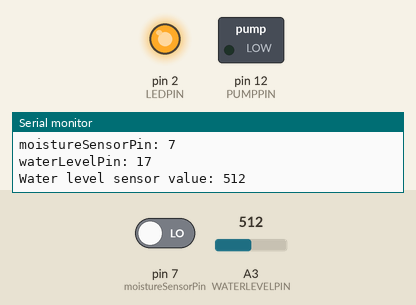
This sketch was run on a simulated Arduino Nano, built with avr-gcc and run on an emulated ATmega328P. Parts: switched loads named in the sketch (green lamp = pin HIGH), output pins drawn as LEDs (lit = HIGH), the last lines printed to the serial monitor. Dashed ring = blinking. The test bench sets the inputs (shaded band); at power-on: pin 7 (moistureSensorPin) LOW, A3 (WATERLEVELPIN) = 512.

Above: at 6.2 s.
6.3 s: pin 7 (moistureSensorPin) driven HIGH
At 7.05 s:
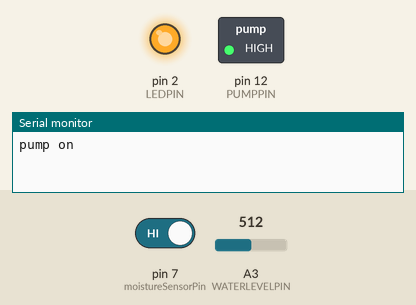
11.7 s: pin 7 (moistureSensorPin) driven LOW
At 12.5 s:
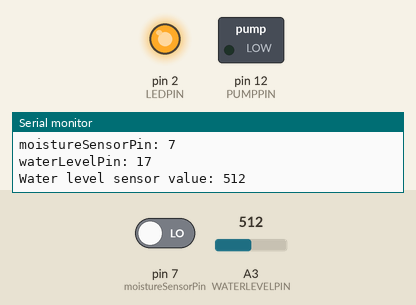
14.3 s: A3 (WATERLEVELPIN) set to 397
16.9 s: A3 (WATERLEVELPIN) set to 366
At 19.2 s:
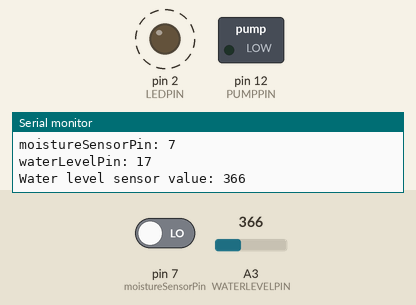
Timing chart, 0 to 24.1 s (numbered marks = the images above; inputs shaded):
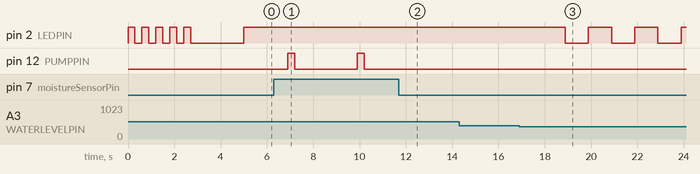

Measured:
- the behaviour switches between 380 and 379 on A3 (WATERLEVELPIN) (found by bisection; images 2 and 3)
- after the input at 6.3 s, pin 12 (PUMPPIN): alternates HIGH for 0.31 s and LOW for 2.7 s, starting after 0.59 s
- after the input at 11.7 s, pin 12 (PUMPPIN): stays LOW (without the input it goes to HIGH after 1.2 s)
- after the input at 16.9 s, pin 2 (LEDPIN): alternates HIGH for 1.0 s and LOW for 1.0 s, starting after 2.0 s

The sketch:

SmartPlant-V1-1.ino
```cpp
/*
 *   Smart Plant Pot by Lewis at DIY Machines
 *
 *   Find the build instructions and CAD data here: https://youtu.be/T_tpKoNCVYw
 *   My Youtube channel: www.youtube.com/c/diymachines
 *
 *   List of items used in this project and where to find them (the links are Amazon affiliate links and help support this channel at no cost to you):

■ Arduino Nano: https://geni.us/ArduinoNanoV3
■ Mini submersible pump: https://geni.us/MiniPump
■ 5mm tubing: https://geni.us/5mmTubing
■ Transistor: https://geni.us/2npn2222
■ Resistors (1k and 4.7k): https://geni.us/Ufa2s
■ Wire: https://geni.us/22AWGWire
■ 3mm LED: https://geni.us/LEDs
■ Water level sensor: https://geni.us/WaterLevelSensor
■ Nuts and Bolts: http://geni.us/NutsAndBolts
■ Soil moisture sensor: https://geni.us/MoistureSensor
■ Half Perma-proto board: https://geni.us/HalfPermaProto
■ PLA Filament: https://geni.us/PLAFilament

■ Battery powered glue gun: http://geni.us/BoschBatteryGlueGun
■ Battery powered soldering iron: http://bit.ly/SealeySDL6

*/
#define DEBUG
// Teensy
#if defined (CORE_TEENSY) // Teensy 3.0
#define LEDPIN 14
#define PUMPPIN 12
#define WATERLEVELPIN 6
#define MOISTURE 23
// Arduino
#else
#define LEDPIN 2
#define PUMPPIN 12
#define WATERLEVELPIN A3
#define MOISTURE 7
#endif


// These constants won't change. They're used to give names to the pins used:
const int ledPin = LEDPIN; // Digital output pin that the LED is attached to
const int pumpPin = PUMPPIN; // Digital output pin that the water pump is attached to
const int waterLevelPin = WATERLEVELPIN; // Analoge pin water level sensor is connected to
const int moistureSensorPin = MOISTURE ; // Digital input pin used to check the moisture level of the soil


// These are the values to edit - see the instructional video to find out what needs adjusting and why:

double checkInterval = 1800;                                      //time to wait before checking the soil moisture level - default it to an hour = 1800000
int waterLevelThreshold = 380;                                    // threshold at which we flash the LED to warn you of a low water level in the pump tank - set this as per the video explains
int emptyReservoirTimer = 90;                                     // how long the LED will flash to tell us the water tank needs topping up - default it to 900 = 30mins
int amountToPump = 300;                                           // how long the pump should pump water for when the plant needs it

// Global temp values

int sensorWaterLevelValue = 0;                                      // somewhere to store the value read from the waterlevel sensor
int moistureSensorValue = 0;                                       //somewhere to store the value read from the soil moisture sensor

void setup() {
  // put your setup code here, to run once:
    Serial.begin(9600);
    Serial.println("SmartPlant-V1.1:");
    pinMode(ledPin, OUTPUT);
    pinMode(pumpPin, OUTPUT);
    pinMode(moistureSensorPin, INPUT);

                                                                  //flash the LED five times to confirm power on and operation of code:
     for (int i=0; i <= 4; i++){
        digitalWrite(ledPin, HIGH);
        delay(300);
        digitalWrite(ledPin, LOW);
        delay(300);
      }
      delay(2000);

    digitalWrite(ledPin, HIGH);                                   // turn the LED on
}

void loop() {
  // put your main code here, to run repeatedly:

#if defined (DEBUG)
  #if defined (CORE_TEENSY)
  Serial.println("Teensy mode");
  #endif
  #if defined (ARDUINO)
  Serial.println("Arduino mode");
  #endif
  Serial.print("ledPin: ") ; Serial.println(ledPin);
  Serial.print("pumpPin: ") ; Serial.println(pumpPin);
  Serial.print("moistureSensorPin: ") ; Serial.println(moistureSensorPin);
  Serial.print("waterLevelPin: ") ; Serial.println(WATERLEVELPIN);
  Serial.println("");
#endif

  sensorWaterLevelValue = analogRead(waterLevelPin);              //read the value of the water level sensor
  Serial.print("Water level sensor value: ");                     //print it to the serial monitor
  Serial.println(sensorWaterLevelValue);

  if (sensorWaterLevelValue < waterLevelThreshold){               //check if we need to alert you to a low water level in the tank
      for (int i=0; i <= emptyReservoirTimer; i++){
        digitalWrite(ledPin, LOW);
        delay(1000);
        digitalWrite(ledPin, HIGH);
        delay(1000);
      }
  }
  else {
    digitalWrite(ledPin, HIGH);
    delay(checkInterval);                                         //wait before checking the soil moisture level
  }


// check soil moisture level

      moistureSensorValue = digitalRead(moistureSensorPin);       //read the moisture sensor and save the value
      Serial.print("Soil moisture sensor is currently: ");
      Serial.print(moistureSensorValue);
      Serial.println(" ('1' means soil is too dry and '0' means the soil is moist enough.)");

      if (moistureSensorValue == 1){
                                                                 //pulse the pump
        digitalWrite(pumpPin, HIGH);
          Serial.println("pump on");
        delay(amountToPump);                                      //keep pumping water
        digitalWrite(pumpPin, LOW);
         Serial.println("pump off");
        delay(800);                                              //delay to allow the moisture in the soil to spread through to the sensor
      }


}
```
